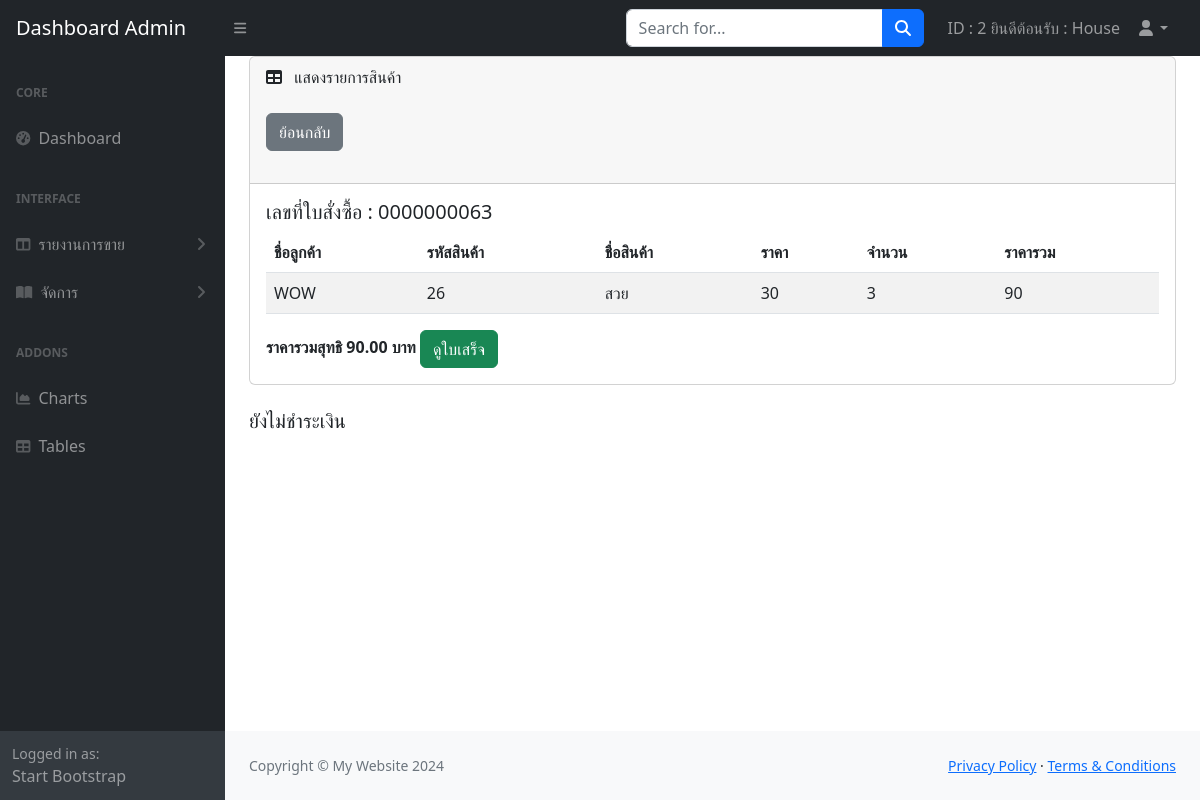
/admin/report_order_detail.php?id=0000000063 (signed in), run on the app's committed database.
### tables this page shows
CREATE TABLE `order_detail` (
  `id_order_detail` int(11) NOT NULL,
  `item_amount` int(11) NOT NULL,
  `total` int(11) NOT NULL,
  `id_pro` int(11) NOT NULL,
  `id_order` int(11) NOT NULL
);

CREATE TABLE `tb_order` (
  `order_id` int(10) UNSIGNED ZEROFILL NOT NULL,
  `id` int(10) NOT NULL COMMENT 'ID คนซื้อ',
  `cus_name` varchar(60) NOT NULL,
  `address` text NOT NULL,
  `telephone` varchar(10) NOT NULL,
  `total_price` float NOT NULL,
  `order_status` varchar(1) NOT NULL COMMENT '0=ยกเลิกสินค้า\r\n1=ยังไม่ชำระเงิน\r\n2=ชำระเงิน\r\n3=รอตรวจสอบ',
  `reg_date` timestamp NOT NULL DEFAULT current_timestamp(),
  `dateMonth` varchar(30) NOT NULL,
  `zipcode` int(5) NOT NULL
);

CREATE TABLE `product` (
  `id_pro` int(11) NOT NULL,
  `id_user` int(255) NOT NULL COMMENT 'รหัสผู้ใช้ที่ลงขาย',
  `name_pro` varchar(60) NOT NULL,
  `price_pro` int(15) NOT NULL,
  `photo_pro` varchar(100) NOT NULL COMMENT 'รูปภาพ',
  `detail_pro` varchar(255) NOT NULL,
  `amount` int(10) NOT NULL,
  `status_pro` int(1) NOT NULL COMMENT '0=ยกเลิก\r\n1=วางขาย\r\n2=รอตรวจสอบ',
  `id_type` int(5) NOT NULL
);

### admin/report_order_detail.php (the view, shortened to what this page needs)
<?php
include 'config.php';
$ids=$_GET['id'];
$sql1 = "SELECT * FROM tb_order t, payment m WHERE t.order_id=m.order_id and t.order_id = '$ids' ";
$result1=mysqli_query($conn,$sql1);
$row1=mysqli_fetch_array($result1);
$image_bill=$row1['pay_image'];
?>
<!DOCTYPE html>
<html lang="en">
    <head>
        <link href="https://cdn.jsdelivr.net/npm/simple-datatables@7.1.2/dist/style.min.css" rel="stylesheet" />
        <link href="css/styles.css" rel="stylesheet" />
    </head>
    <body class="sb-nav-fixed">
        <?php
        include 'menu1.php';
        ?>
            <div id="layoutSidenav_content">
                <main>
                    <div class="container-fluid px-4">
                        <div class="card mb-4">
                            <div class="card-header">
                                <i class="fas fa-table me-2"></i>
                                แสดงรายการสินค้า
                            <div>
                                <br>
                            <a href="report_order.php" > <button type="button" class="btn btn-secondary">ย้อนกลับ</button> </a>
                            </div>
                            <br>
                            </div>
                            <div class="card-body">
                                <h5>เลขที่ใบสั่งซื้อ : <?=$ids?></h5>
                                <table class="table table-striped">
                                    <thead>
                                        <tr>
                                            <th>ชื่อลูกค้า</th>
                                            <th>รหัสสินค้า</th>
                                            <th>ชื่อสินค้า</th>
                                            <th>ราคา</th>
                                            <th>จำนวน</th>
                                            <th>ราคารวม</th>
                                        </tr>
                                    </thead>
                                    <tbody>
<?php
$sql = "select * from order_detail d , product p, tb_order t where d.id_order=t.order_id
and d.id_pro=p.id_pro and d.id_order='$ids' order by d.id_pro ";
$result=mysqli_query($conn,$sql);
$sum_total=0;
while($row=mysqli_fetch_array($result)){
    $sum_total=$row['total_price'];
?>
                                        <tr>
                                            <td><?=$row['cus_name']?></td>
                                            <td><?=$row['id_pro']?></td>
                                            <td><?=$row['name_pro']?></td>
                                            <td><?=$row['price_pro']?></td>
                                            <td><?=$row['item_amount']?></td>
                                            <td><?=$row['total']?></td>
                                        </tr>
                                    <?php
                                    }
                                    ?>
                                </table>
                                <b>ราคารวมสุทธิ <?=number_format($sum_total,2)?> บาท</b>
                                <a href="print_order.php?id=<?=$ids?>" > <button type="button" class="btn btn-success">ดูใบเสร็จ</button> </a>
                            </div>
                        </div>
                        <div>
                            <?php
                            if($image_bill <> ""){ ?>
                            <h5>ชำระเงินแล้ว</h5>
                            <img src="../img/payment/<?=$row1['pay_image']?>" width="300px">
                            <?php }else{ ?>
                                <h5>ยังไม่ชำระเงิน</h5>
                            <?php } ?>
                        </div>
                    </div>
                </main>
                <?php
        include 'footer.php';
        ?>
            </div>
        </div>
    </body>
</html>

### data on the page
order_detail: id_order.cus_name "WOW", id_pro.id_pro "26", id_pro.name_pro "สวย", id_pro.price_pro "30", item_amount "3", total "90", id_order.total_price "90.00"

### other printed values
$_SESSION["ad_id"] "2"
$_SESSION["ad_name"] "House"
$ids "0000000063"
